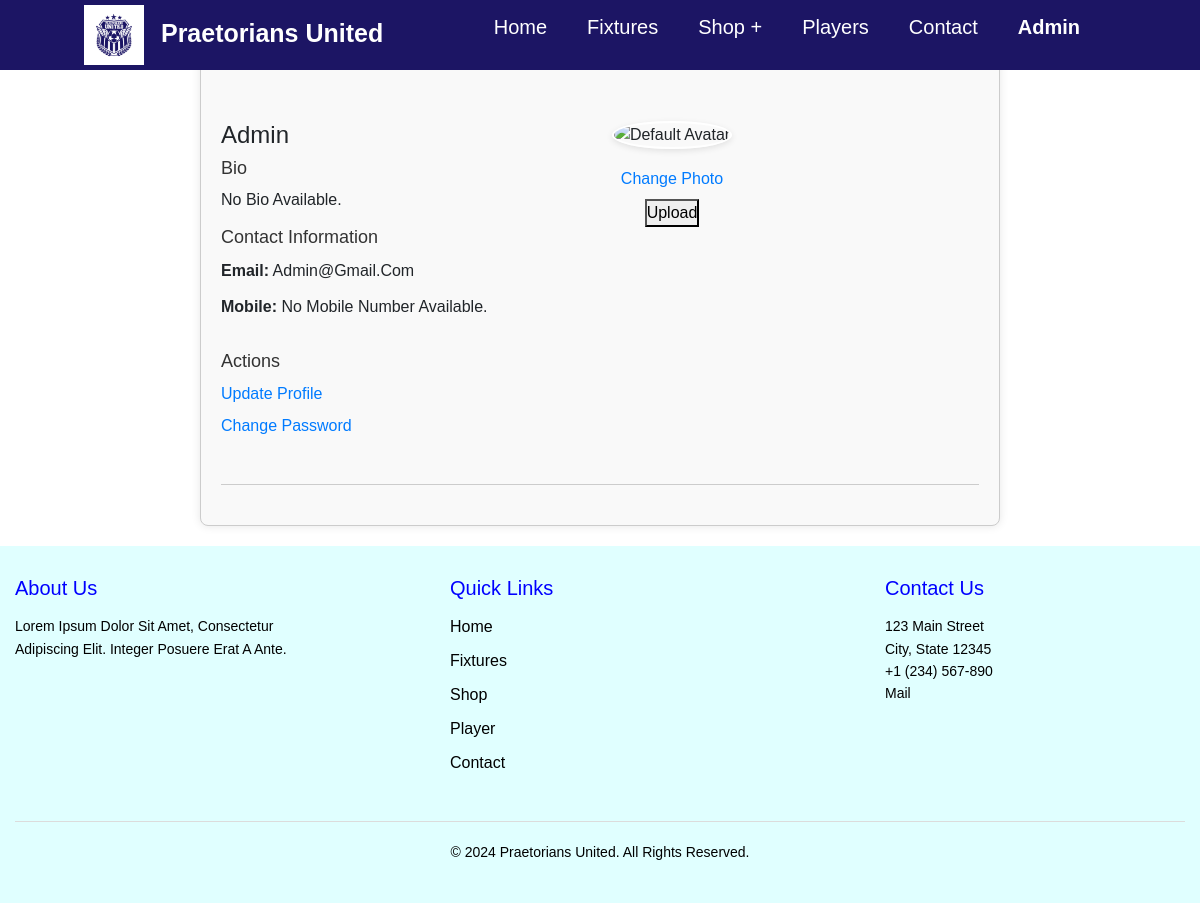
Page /user/profile/ (signed in) on the committed database.
### user/models.py (models this page shows, shortened)
class Profile(models.Model):
    user = models.OneToOneField(User, on_delete=models.CASCADE)
    bio = models.TextField(blank=True, null=True)
    mobile = models.CharField(max_length=15, blank=True, null=True)
    avatar = models.ImageField(upload_to='avatars/', blank=True, null=True)

### user/views.py (the view)
# urls.py: path('profile/', views.profile, name='profile'),
@login_required
def profile(request):
    profile = request.user.profile
    data ={
        'profile':profile
    }
    return render(request, 'profile.html', data)

### templates/profile.html (shortened to what this page needs)
{% extends "base.html" %}
{% load static %}
{% block content %}
<div class="profile-container">
    <div class="profile-header">
        <div class="profile-info">
            <div class="profile-header-top">
                <div class="profile-user-details">
                    <h1>{{ profile.user.username }}</h1>
                    <h2>Bio</h2>
                    <p>{{ profile.bio|default:"No bio available." }}</p>
                </div>
                <div class="profile-avatar-container">
                    {% if profile.avatar %}
                        <img src="{{ profile.avatar.url }}" alt="{{ profile.user.username }}'s avatar" class="profile-avatar">
                    {% else %}
                        <img src="{% static 'img/default_avatar.png' %}" alt="Default avatar" class="profile-avatar">
                    {% endif %}
                    <div class="avatar-upload">
                        <form method="post" enctype="multipart/form-data" action="{% url 'change_photo' %}">
                            <label for="avatar-upload-input" class="avatar-upload-label">Change Photo</label>
                            <button type="submit">Upload</button>
                        </form>
                    </div>
                </div>
            </div>
            <div class="profile-details">
                <h2>Contact Information</h2>
                <p><strong>Email:</strong> {{ profile.user.email }}</p>
                <p><strong>Mobile:</strong> {{ profile.mobile|default:"No mobile number available." }}</p>
            </div>
            <div class="profile-actions">
                <h2>Actions</h2>
                <ul>
                    <li><a href="{% url 'edit_profile' %}">Update Profile</a></li>
                    <li><a href="{% url 'change_password' %}">Change Password</a></li>
                </ul>
            </div>
        </div>
    </div>
</div>
{% endblock %}

### templates/header.html (shortened to what this page needs)
{% load static %}
<!DOCTYPE html>
<html lang="en">
<head>
    <link rel="stylesheet" href="{% static 'css/style.css' %}">
</head>
<body class="hea">
    <header >
        <a class="logo" href="{% url 'home' %}">
                <img src="{% static 'img/club_logo.jpeg' %}" alt="Logo" style="width: 60px; height: 60px; margin-right: 10px;">
                Praetorians United
        </a>
        <nav class="navbar" >
            <ul>
                <li><a href="{% url 'home' %}">Home</a></li>
                <li><a href="{% url 'fixture' %}">Fixtures</a></li>
                <li><a href="{% url 'shop' %}">Shop + </a>
                </li>
                <li><a href="{% url 'player' %}">Players</a></li>
                <li><a href="{% url 'contact' %}">Contact</a></li>
                {% if user.is_authenticated %}
                <li>
                <a class="logo" href="">
                    {{ user.username }}
                </a>
            </li>
                {%else%}
                <li><a href="{% url 'login' %}">Login</a></li>
                <li><a href="{% url 'signup' %}">Signup</a></li>
                {% endif %}
            </ul>
        </nav>
    </header>
</body>
</html>

### static/css/style.css (style rules this page uses)
* { margin: 0; padding: 0; box-sizing: border-box; font-family: Arial, Helvetica, sans-serif; text-transform: capitalize; text-decoration: none; }
body { min-height: 100vh; background-size:cover ; background-position: center; }
header { position: fixed; top: 0; left: 0; right: 0; background: #1c1564; padding: 20px 7%; display: flex; align-items: center; justify-content: space-between; z-index: 1000; height: 70px; }
header .logo { font-weight: bolder; font-size: 25px; color: #fff; text-decoration: none; }
header .navbar ul { list-style: none; }
header .navbar ul li { position: relative; float: left; }
header a { text-decoration: none; }
header .navbar ul li a { font-size: 20px; padding: 20px; color: #FFFFFF; display: block; text-decoration: none; }
.profile-container { margin-top: 100px; max-width: 800px; margin: 20px auto; background-color: #f9f9f9; border: 1px solid #ccc; padding: 20px; border-radius: 8px; box-shadow: 0 0 10px rgba(0, 0, 0, 0.1); }
.profile-header { margin-top: 80px; display: flex; align-items: center; justify-content: space-between; border-bottom: 1px solid #ccc; padding-bottom: 10px; margin-bottom: 20px; }
.profile-info { display: flex; flex-direction: column; width: 70%; }
.profile-header-top { display: flex; align-items: flex-start; }
.profile-user-details { flex: 1; margin-right: 20px; }
.profile-user-details h1 { font-size: 24px; margin-bottom: 8px; }
.profile-user-details h2 { font-size: 18px; margin-bottom: 8px; color: #333; }
.profile-user-details p { margin-bottom: 12px; line-height: 1.6; }
.profile-avatar-container { width: 30%; text-align: center; }
.profile-avatar { width: 100px; height: 100px; border-radius: 50%; object-fit: cover; margin-bottom: 10px; border: 2px solid #fff; box-shadow: 0 2px 6px rgba(0, 0, 0, 0.1); }
.avatar-upload-label { display: block; color: #007bff; cursor: pointer; margin-top: 8px; }
.profile-details { margin-bottom: 20px; }
.profile-details h2 { font-size: 18px; margin-bottom: 10px; color: #333; }
.profile-details p { margin-bottom: 12px; }
.profile-actions { margin-bottom: 20px; }
.profile-actions h2 { font-size: 18px; margin-bottom: 10px; color: #333; }
.profile-actions ul { list-style-type: none; padding: 0; }
.profile-actions li { margin-bottom: 8px; }
.profile-actions a { color: #007bff; text-decoration: none; transition: color 0.3s ease; }

### rows in the picture
Profile: user.username "Admin", bio "No Bio Available.", user.email "Admin@gmail.com", mobile "No Mobile Number Available."

### other values in the picture
{{ user.username }} "Admin"
